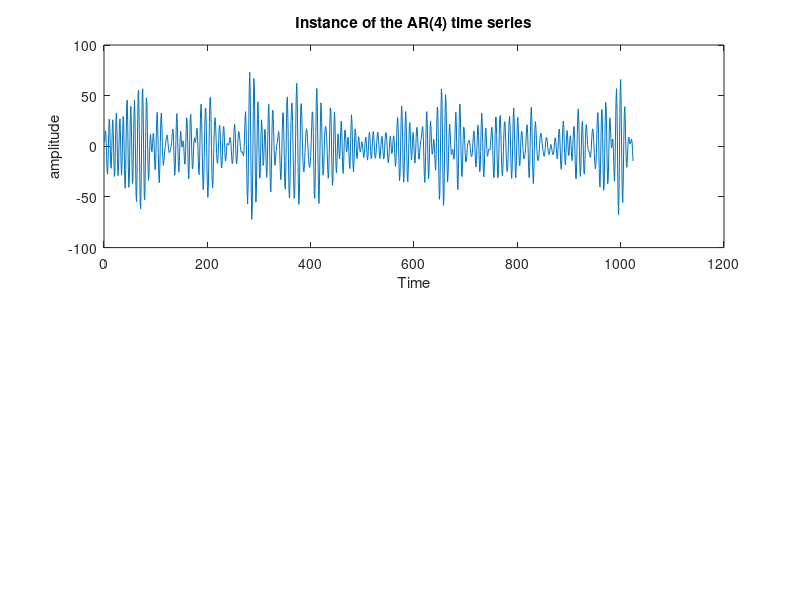

Write the MATLAB code that produced this figure. (Note: this script raises an error after producing the figure.)
clear;
close all;
% constants of AR(4) in Eq (46a) in Percival and Walden, 1993
a=2.7607;
b=-3.8106;
c=2.6535;
d=-.9238;
dt=1; % time step set to 1
w=0:.001:pi/dt; % scale for frequency
f=w./(2*pi/dt); % frequency scaled between 0 and 0.5 (for plot)
z=exp(-j*w*dt); % z^(-1)
X=1./(1-a*z-b*z.^2-c*z.^3-d*z.^4); % Fourier transform
PX=X.*conj(X); % Power
LPX=10*log10(PX); % Power in dB

%subplot(3,1,1);
%plot(f,LPX) % Compare theoretical spectrum Figs. 3 and 4 in Handout
%title('Spectrum AR(4)');
%xlabel('Frequency');
%ylabel('Power (dB)');

%create a time series
x(1:4)=randn(1,4); % set initial values
disp(x);
for i=5:1028; % create time series in loop
x(i)=a*x(i-1)+b*x(i-2)+c*x(i-3)+d*x(i-4)+randn(1);
end;
x=x(5:1028); % remove the initial values
subplot(2,1,1);
plot(x);
title('Instance of the AR(4) time series');
xlabel('Time');
ylabel('amplitude');
% Use the matlab pmtm function
NW=4; % set NW to 4 as in the example in Figs. 3 & 4
[Pxx,W] = pmtm(x,NW);
F=W./(2*pi/dt); % frequency scaled between 0 and 0.5 (for plot)
LPxx=10*log10(Pxx*NW); % compute in dB and multiply by NW to scale as LPX
% The standard Periodogram
x1=x.*(hann(length(x)))';
Y1=fft(x1);
Y=fft(x);
Pyy=Y.*conj(Y)/length(x);
LPyy=10*log10(Pyy);
Pyy1=Y1.*conj(Y1)/length(x1);
LPyy1=10*log10(Pyy1);
% The following produces Fig. 5 in the handout
% Note that results across trials may differ due to randomness
subplot(2,1,2);hold;
plot(f,LPX,'k.')
plot(F,LPyy(1:length(F)))
plot(F,LPyy1(1:length(F)),'g')
plot(F,LPxx,'r')
title('Spectra AR(4) Theoretical(black), Periodogram(blue), Hanning(green), Multitaper(red)');
xlabel('Frequency');
ylabel('Power (dB)');
